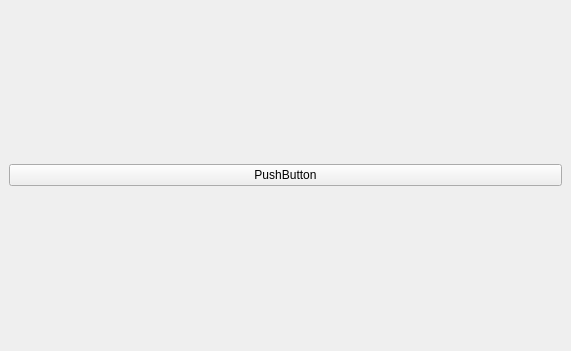
<?xml version="1.0" encoding="UTF-8"?>
<ui version="4.0">
 <class>MainWindow</class>
 <widget class="QMainWindow" name="MainWindow">
  <property name="geometry">
   <rect>
    <x>0</x>
    <y>0</y>
    <width>571</width>
    <height>351</height>
   </rect>
  </property>
  <property name="windowTitle">
   <string>MainWindow</string>
  </property>
  <widget class="QWidget" name="centralwidget">
   <layout class="QVBoxLayout" name="verticalLayout">
    <item>
     <widget class="QPushButton" name="pushButton">
      <property name="text">
       <string>PushButton</string>
      </property>
     </widget>
    </item>
   </layout>
  </widget>
 </widget>
 <resources/>
 <connections/>
</ui>
